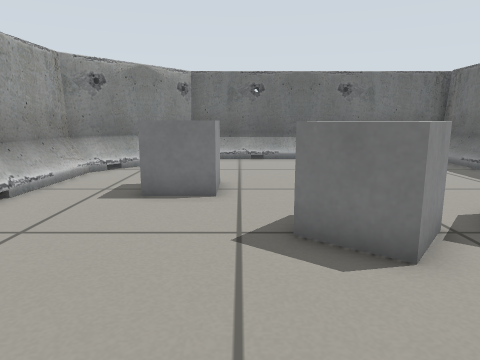
view 1 (above)

13 first-person views from a walk through a robot-simulator world made for Gazebo. The camera is 0.51 m above the floor, tilts 10° down and sees 70° across. The lines on the ground mark 1 m squares. The floor is counted in squares, 0.25 m on a side. Each view is taken from the middle of a square. On the plan, view 1 faces up. The plan holds only what a view shows up to about 18 squares ahead; the rest is blank. The place goes on beyond the plan.

view 2
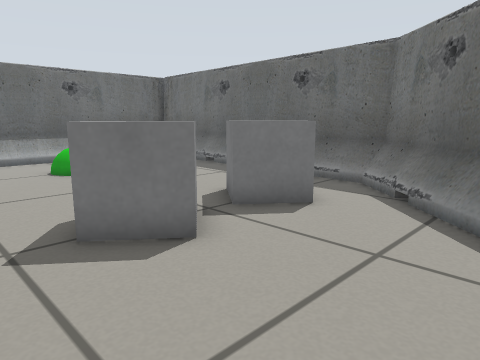

view 3
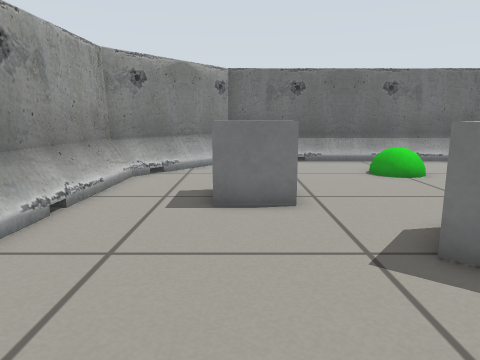

view 4
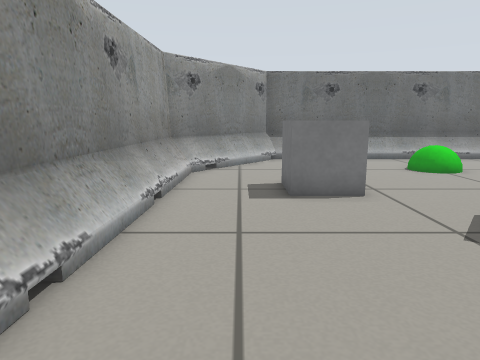

view 5
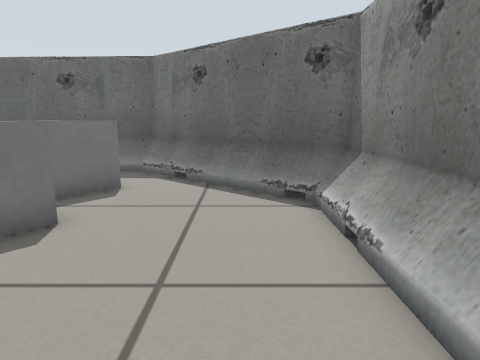

view 6
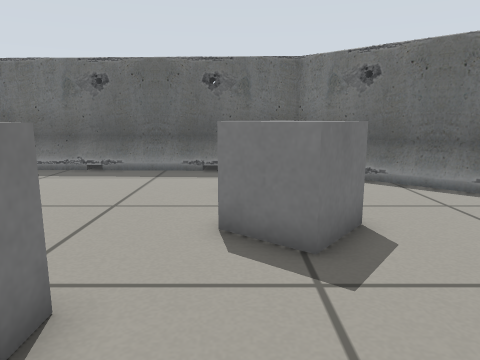

view 7
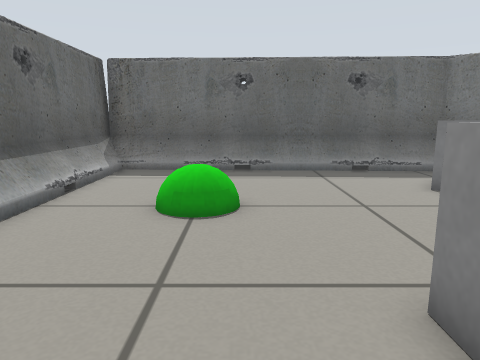

view 8
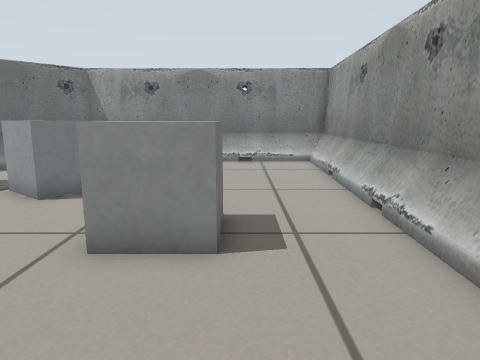

view 9
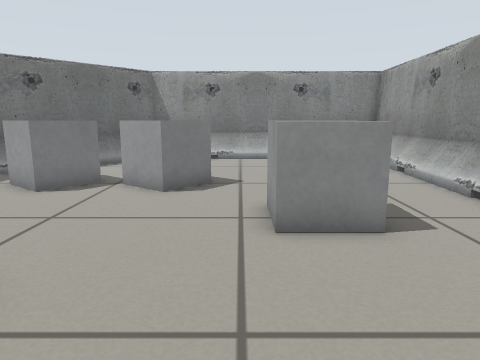

view 10
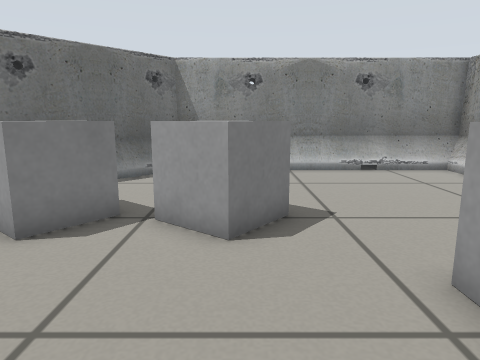

view 11
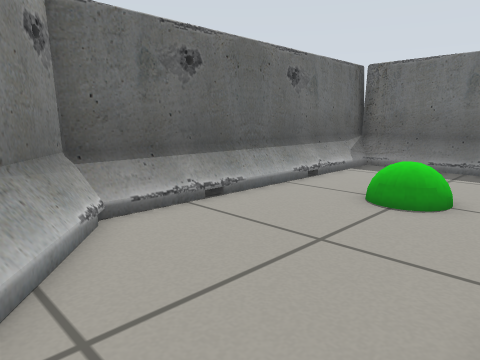

view 12
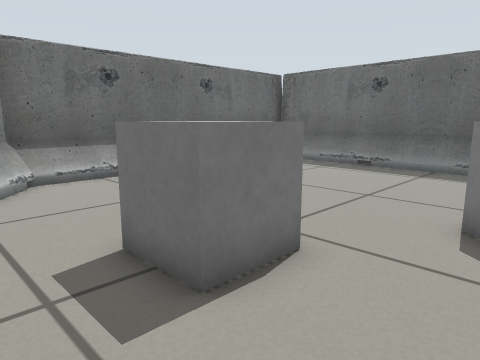

view 13
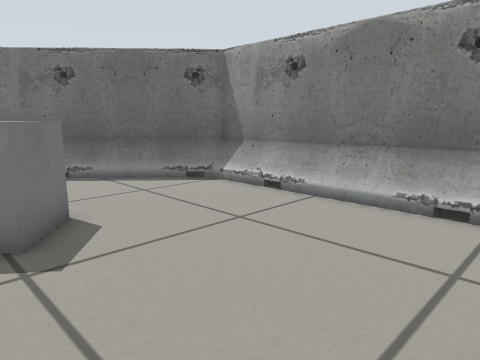

### Floor plan
Key: @ floor where view 1 was taken; . floor; B barrier; G green ball; O other object.
Columns run from 7 left of view 1 to 11 right of it. Each row starts with its distance up from view 1.
 19     BB BBBBBBBBBBBB
 18     BBBBBBBBBBBBBBB
 17    BB............BB
 16   BB.............BB
 15  BB........G.....BB
 14 BBB.......GGG....BB
 13  B.........G.....BB
 12  B...............BB
 11 BB..OOO..........BB
 10 BB..OOO..........BB
  9 BB..OOO..........BB
  8 BB...............BB
  7 BB.......OO.OOO..B
  6 BB......OOOOO O..B
  5 BB.......OO.OO ..B
  4 BB..............BB
  3 B..............BB
  2 B.............BBB
  1 B............BB
  0 B......@....BBB
 -1 BBBBBBBBBBBBBB
 -2 BBBBBBBBBB  B

Positions as (right, up) in squares from view 1, and headings:
1: (0, 0), facing up
2: (-1, 0), facing up-right
3: (-2, 1), facing up
4: (-4, 0), facing up
5: (-4, 1), facing right
6: (-4, 7), facing right
7: (-4, 13), facing right
8: (-3, 16), facing down
9: (0, 17), facing down
10: (2, 13), facing down
11: (-5, 11), facing up-right
12: (-5, 6), facing up-right
13: (-5, 7), facing down-right
